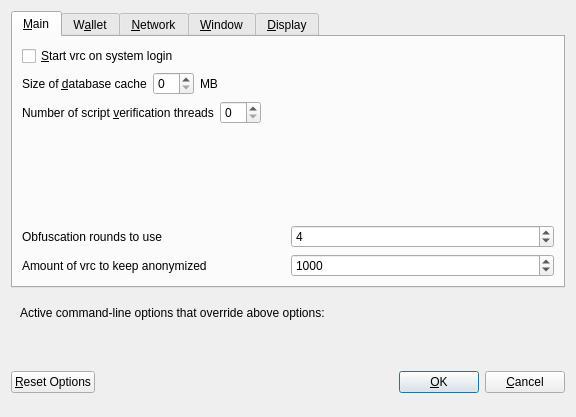
<?xml version="1.0" encoding="UTF-8"?>
<ui version="4.0">
 <class>OptionsDialog</class>
 <widget class="QDialog" name="OptionsDialog">
  <property name="geometry">
   <rect>
    <x>0</x>
    <y>0</y>
    <width>576</width>
    <height>417</height>
   </rect>
  </property>
  <property name="windowTitle">
   <string>Options</string>
  </property>
  <property name="modal">
   <bool>true</bool>
  </property>
  <layout class="QVBoxLayout" name="verticalLayout">
   <item>
    <widget class="QTabWidget" name="tabWidget">
     <property name="currentIndex">
      <number>0</number>
     </property>
     <widget class="QWidget" name="tabMain">
      <attribute name="title">
       <string>&amp;Main</string>
      </attribute>
      <layout class="QVBoxLayout" name="verticalLayout_Main">
       <item>
        <widget class="QCheckBox" name="bitcoinAtStartup">
         <property name="toolTip">
          <string>Automatically start vrc after logging in to the system.</string>
         </property>
         <property name="text">
          <string>&amp;Start vrc on system login</string>
         </property>
        </widget>
       </item>
       <item>
        <layout class="QHBoxLayout" name="horizontalLayout_2_Main">
         <item>
          <widget class="QLabel" name="databaseCacheLabel">
           <property name="text">
            <string>Size of &amp;database cache</string>
           </property>
           <property name="textFormat">
            <enum>Qt::PlainText</enum>
           </property>
           <property name="buddy">
            <cstring>databaseCache</cstring>
           </property>
          </widget>
         </item>
         <item>
          <widget class="QSpinBox" name="databaseCache"/>
         </item>
         <item>
          <widget class="QLabel" name="databaseCacheUnitLabel">
           <property name="text">
            <string>MB</string>
           </property>
           <property name="textFormat">
            <enum>Qt::PlainText</enum>
           </property>
          </widget>
         </item>
         <item>
          <spacer name="horizontalSpacer_2_Main">
           <property name="orientation">
            <enum>Qt::Horizontal</enum>
           </property>
           <property name="sizeHint" stdset="0">
            <size>
             <width>40</width>
             <height>20</height>
            </size>
           </property>
          </spacer>
         </item>
        </layout>
       </item>
       <item>
        <layout class="QHBoxLayout" name="horizontalLayout_3_Main">
         <item>
          <widget class="QLabel" name="threadsScriptVerifLabel">
           <property name="text">
            <string>Number of script &amp;verification threads</string>
           </property>
           <property name="textFormat">
            <enum>Qt::PlainText</enum>
           </property>
           <property name="buddy">
            <cstring>threadsScriptVerif</cstring>
           </property>
          </widget>
         </item>
         <item>
          <widget class="QSpinBox" name="threadsScriptVerif">
           <property name="toolTip">
            <string>(0 = auto, &lt;0 = leave that many cores free)</string>
           </property>
          </widget>
         </item>
         <item>
          <spacer name="horizontalSpacer_3_Main">
           <property name="orientation">
            <enum>Qt::Horizontal</enum>
           </property>
           <property name="sizeHint" stdset="0">
            <size>
             <width>40</width>
             <height>20</height>
            </size>
           </property>
          </spacer>
         </item>
        </layout>
       </item>
       <item>
        <spacer name="verticalSpacer_Main">
         <property name="orientation">
          <enum>Qt::Vertical</enum>
         </property>
         <property name="sizeHint" stdset="0">
          <size>
           <width>20</width>
           <height>40</height>
          </size>
         </property>
        </spacer>
       </item>
       <item>
        <layout class="QHBoxLayout" name="horizontalLayout_4_Main">
         <item>
          <widget class="QLabel" name="label">
           <property name="toolTip">
            <string>This setting determines the amount of individual masternodes that an input will be anonymized through.&lt;br/&gt;More rounds of anonymization gives a higher degree of privacy, but also costs more in fees.</string>
           </property>
           <property name="text">
            <string>Obfuscation rounds to use</string>
           </property>
          </widget>
         </item>
         <item>
          <widget class="QSpinBox" name="obfuscationRounds">
           <property name="minimum">
            <number>2</number>
           </property>
           <property name="maximum">
            <number>8</number>
           </property>
           <property name="value">
            <number>4</number>
           </property>
          </widget>
         </item>
        </layout>
       </item>
       <item>
        <layout class="QHBoxLayout" name="horizontalLayout">
         <item>
          <widget class="QLabel" name="label_2">
           <property name="toolTip">
            <string>This amount acts as a threshold to turn off Obfuscation once it's reached.</string>
           </property>
           <property name="statusTip">
            <string notr="true"/>
           </property>
           <property name="whatsThis">
            <string notr="true"/>
           </property>
           <property name="accessibleName">
            <string notr="true"/>
           </property>
           <property name="accessibleDescription">
            <string notr="true"/>
           </property>
           <property name="text">
            <string>Amount of vrc to keep anonymized</string>
           </property>
          </widget>
         </item>
         <item>
          <widget class="QSpinBox" name="anonymizevrc">
           <property name="minimum">
            <number>100</number>
           </property>
           <property name="maximum">
            <number>100000</number>
           </property>
           <property name="singleStep">
            <number>100</number>
           </property>
           <property name="value">
            <number>1000</number>
           </property>
          </widget>
         </item>
        </layout>
       </item>
      </layout>
     </widget>
     <widget class="QWidget" name="tabWallet">
      <attribute name="title">
       <string>W&amp;allet</string>
      </attribute>
      <layout class="QVBoxLayout" name="verticalLayout_Wallet">
       <item>
        <widget class="QGroupBox" name="groupBox">
         <property name="title">
          <string>Expert</string>
         </property>
         <layout class="QVBoxLayout" name="verticalLayout_2">
          <item>
           <widget class="QCheckBox" name="coinControlFeatures">
            <property name="toolTip">
             <string>Whether to show coin control features or not.</string>
            </property>
            <property name="text">
             <string>Enable coin &amp;control features</string>
            </property>
           </widget>
          </item>
          <item>
           <widget class="QCheckBox" name="showMasternodesTab">
            <property name="toolTip">
             <string>Show additional tab listing all your masternodes in first sub-tab&lt;br/&gt;and all masternodes on the network in second sub-tab.</string>
            </property>
            <property name="text">
             <string>Show Masternodes Tab</string>
            </property>
           </widget>
          </item>
          <item>
           <widget class="QCheckBox" name="spendZeroConfChange">
            <property name="toolTip">
             <string>If you disable the spending of unconfirmed change, the change from a transaction&lt;br/&gt;cannot be used until that transaction has at least one confirmation.&lt;br/&gt;This also affects how your balance is computed.</string>
            </property>
            <property name="text">
             <string>&amp;Spend unconfirmed change</string>
            </property>
           </widget>
          </item>
         </layout>
        </widget>
       </item>
       <item>
        <spacer name="verticalSpacer_Wallet">
         <property name="orientation">
          <enum>Qt::Vertical</enum>
         </property>
         <property name="sizeHint" stdset="0">
          <size>
           <width>20</width>
           <height>40</height>
          </size>
         </property>
        </spacer>
       </item>
      </layout>
     </widget>
     <widget class="QWidget" name="tabNetwork">
      <attribute name="title">
       <string>&amp;Network</string>
      </attribute>
      <layout class="QVBoxLayout" name="verticalLayout_Network">
       <item>
        <widget class="QCheckBox" name="mapPortUpnp">
         <property name="toolTip">
          <string>Automatically open the vrc client port on the router. This only works when your router supports UPnP and it is enabled.</string>
         </property>
         <property name="text">
          <string>Map port using &amp;UPnP</string>
         </property>
        </widget>
       </item>
       <item>
        <widget class="QCheckBox" name="allowIncoming">
         <property name="toolTip">
          <string>Accept connections from outside</string>
         </property>
         <property name="text">
          <string>Allow incoming connections</string>
         </property>
        </widget>
       </item>
       <item>
        <widget class="QCheckBox" name="connectSocks">
         <property name="toolTip">
          <string>Connect to the vrc network through a SOCKS5 proxy.</string>
         </property>
         <property name="text">
          <string>&amp;Connect through SOCKS5 proxy (default proxy):</string>
         </property>
        </widget>
       </item>
       <item>
        <layout class="QHBoxLayout" name="horizontalLayout_1_Network">
         <item>
          <widget class="QLabel" name="proxyIpLabel">
           <property name="text">
            <string>Proxy &amp;IP:</string>
           </property>
           <property name="textFormat">
            <enum>Qt::PlainText</enum>
           </property>
           <property name="buddy">
            <cstring>proxyIp</cstring>
           </property>
          </widget>
         </item>
         <item>
          <widget class="QValidatedLineEdit" name="proxyIp">
           <property name="minimumSize">
            <size>
             <width>140</width>
             <height>0</height>
            </size>
           </property>
           <property name="maximumSize">
            <size>
             <width>140</width>
             <height>16777215</height>
            </size>
           </property>
           <property name="toolTip">
            <string>IP address of the proxy (e.g. IPv4: 127.0.0.1 / IPv6: ::1)</string>
           </property>
          </widget>
         </item>
         <item>
          <widget class="QLabel" name="proxyPortLabel">
           <property name="text">
            <string>&amp;Port:</string>
           </property>
           <property name="textFormat">
            <enum>Qt::PlainText</enum>
           </property>
           <property name="buddy">
            <cstring>proxyPort</cstring>
           </property>
          </widget>
         </item>
         <item>
          <widget class="QLineEdit" name="proxyPort">
           <property name="minimumSize">
            <size>
             <width>55</width>
             <height>0</height>
            </size>
           </property>
           <property name="maximumSize">
            <size>
             <width>55</width>
             <height>16777215</height>
            </size>
           </property>
           <property name="toolTip">
            <string>Port of the proxy (e.g. 9050)</string>
           </property>
          </widget>
         </item>
         <item>
          <spacer name="horizontalSpacer_1_Network">
           <property name="orientation">
            <enum>Qt::Horizontal</enum>
           </property>
           <property name="sizeHint" stdset="0">
            <size>
             <width>40</width>
             <height>20</height>
            </size>
           </property>
          </spacer>
         </item>
        </layout>
       </item>
       <item>
        <spacer name="verticalSpacer_Network">
         <property name="orientation">
          <enum>Qt::Vertical</enum>
         </property>
         <property name="sizeHint" stdset="0">
          <size>
           <width>20</width>
           <height>40</height>
          </size>
         </property>
        </spacer>
       </item>
      </layout>
     </widget>
     <widget class="QWidget" name="tabWindow">
      <attribute name="title">
       <string>&amp;Window</string>
      </attribute>
      <layout class="QVBoxLayout" name="verticalLayout_Window">
       <item>
        <widget class="QCheckBox" name="minimizeToTray">
         <property name="toolTip">
          <string>Show only a tray icon after minimizing the window.</string>
         </property>
         <property name="text">
          <string>&amp;Minimize to the tray instead of the taskbar</string>
         </property>
        </widget>
       </item>
       <item>
        <widget class="QCheckBox" name="minimizeOnClose">
         <property name="toolTip">
          <string>Minimize instead of exit the application when the window is closed. When this option is enabled, the application will be closed only after selecting Quit in the menu.</string>
         </property>
         <property name="text">
          <string>M&amp;inimize on close</string>
         </property>
        </widget>
       </item>
       <item>
        <spacer name="verticalSpacer_Window">
         <property name="orientation">
          <enum>Qt::Vertical</enum>
         </property>
         <property name="sizeHint" stdset="0">
          <size>
           <width>20</width>
           <height>40</height>
          </size>
         </property>
        </spacer>
       </item>
      </layout>
     </widget>
     <widget class="QWidget" name="tabDisplay">
      <attribute name="title">
       <string>&amp;Display</string>
      </attribute>
      <layout class="QVBoxLayout" name="verticalLayout_Display">
       <item>
        <layout class="QHBoxLayout" name="horizontalLayout_1_Display">
         <item>
          <widget class="QLabel" name="langLabel">
           <property name="text">
            <string>User Interface &amp;language:</string>
           </property>
           <property name="textFormat">
            <enum>Qt::PlainText</enum>
           </property>
           <property name="buddy">
            <cstring>lang</cstring>
           </property>
          </widget>
         </item>
         <item>
          <widget class="QValueComboBox" name="lang">
           <property name="toolTip">
            <string>The user interface language can be set here. This setting will take effect after restarting vrc.</string>
           </property>
          </widget>
         </item>
        </layout>
       </item>
       <item>
        <widget class="QLabel" name="label_3">
         <property name="toolTip">
          <string notr="true"/>
         </property>
         <property name="statusTip">
          <string notr="true"/>
         </property>
         <property name="whatsThis">
          <string notr="true"/>
         </property>
         <property name="accessibleName">
          <string notr="true"/>
         </property>
         <property name="text">
          <string>Language missing or translation incomplete? Help contributing translations here:
https://www.transifex.com/vrccoin/vrccoin-translations</string>
         </property>
         <property name="wordWrap">
          <bool>true</bool>
         </property>
         <property name="openExternalLinks">
          <bool>true</bool>
         </property>
         <property name="textInteractionFlags">
          <set>Qt::TextBrowserInteraction</set>
         </property>
        </widget>
       </item>
       <item>
        <layout class="QHBoxLayout" name="horizontalLayout_4_Display" stretch="0,0">
         <item>
          <widget class="QLabel" name="themeLabel">
           <property name="text">
            <string>User Interface Theme:</string>
           </property>
          </widget>
         </item>
         <item>
          <widget class="QValueComboBox" name="theme"/>
         </item>
        </layout>
       </item>
       <item>
        <widget class="Line" name="line">
         <property name="orientation">
          <enum>Qt::Horizontal</enum>
         </property>
        </widget>
       </item>
       <item>
        <layout class="QHBoxLayout" name="horizontalLayout_2_Display">
         <item>
          <widget class="QLabel" name="unitLabel">
           <property name="text">
            <string>&amp;Unit to show amounts in:</string>
           </property>
           <property name="textFormat">
            <enum>Qt::PlainText</enum>
           </property>
           <property name="buddy">
            <cstring>unit</cstring>
           </property>
          </widget>
         </item>
         <item>
          <widget class="QValueComboBox" name="unit">
           <property name="toolTip">
            <string>Choose the default subdivision unit to show in the interface and when sending coins.</string>
           </property>
          </widget>
         </item>
        </layout>
       </item>
       <item>
        <layout class="QHBoxLayout" name="horizontalLayout_5_Display">
         <item>
          <widget class="QLabel" name="digitsLabel">
           <property name="text">
            <string>Decimal digits</string>
           </property>
          </widget>
         </item>
         <item>
          <widget class="QValueComboBox" name="digits"/>
         </item>
        </layout>
       </item>
       <item>
        <layout class="QHBoxLayout" name="horizontalLayout_3_Display">
         <item>
          <widget class="QLabel" name="thirdPartyTxUrlsLabel">
           <property name="toolTip">
            <string>Third party URLs (e.g. a block explorer) that appear in the transactions tab as context menu items. %s in the URL is replaced by transaction hash. Multiple URLs are separated by vertical bar |.</string>
           </property>
           <property name="text">
            <string>Third party transaction URLs</string>
           </property>
           <property name="buddy">
            <cstring>thirdPartyTxUrls</cstring>
           </property>
          </widget>
         </item>
         <item>
          <widget class="QLineEdit" name="thirdPartyTxUrls">
           <property name="toolTip">
            <string>Third party URLs (e.g. a block explorer) that appear in the transactions tab as context menu items. %s in the URL is replaced by transaction hash. Multiple URLs are separated by vertical bar |.</string>
           </property>
          </widget>
         </item>
        </layout>
       </item>
       <item>
        <spacer name="verticalSpacer">
         <property name="orientation">
          <enum>Qt::Vertical</enum>
         </property>
         <property name="sizeHint" stdset="0">
          <size>
           <width>20</width>
           <height>40</height>
          </size>
         </property>
        </spacer>
       </item>
      </layout>
     </widget>
    </widget>
   </item>
   <item>
    <widget class="QFrame" name="frame">
     <layout class="QVBoxLayout" name="verticalLayout_Bottom">
      <item>
       <layout class="QHBoxLayout" name="horizontalLayout_Bottom">
        <item>
         <widget class="QLabel" name="overriddenByCommandLineInfoLabel">
          <property name="text">
           <string>Active command-line options that override above options:</string>
          </property>
          <property name="textFormat">
           <enum>Qt::PlainText</enum>
          </property>
         </widget>
        </item>
        <item>
         <spacer name="horizontalSpacer_Bottom">
          <property name="orientation">
           <enum>Qt::Horizontal</enum>
          </property>
          <property name="sizeHint" stdset="0">
           <size>
            <width>40</width>
            <height>20</height>
           </size>
          </property>
         </spacer>
        </item>
       </layout>
      </item>
      <item>
       <widget class="QLabel" name="overriddenByCommandLineLabel">
        <property name="text">
         <string/>
        </property>
        <property name="textFormat">
         <enum>Qt::PlainText</enum>
        </property>
        <property name="wordWrap">
         <bool>true</bool>
        </property>
       </widget>
      </item>
     </layout>
    </widget>
   </item>
   <item>
    <layout class="QHBoxLayout" name="horizontalLayout_Buttons">
     <item>
      <widget class="QPushButton" name="resetButton">
       <property name="toolTip">
        <string>Reset all client options to default.</string>
       </property>
       <property name="text">
        <string>&amp;Reset Options</string>
       </property>
       <property name="autoDefault">
        <bool>false</bool>
       </property>
      </widget>
     </item>
     <item>
      <spacer name="horizontalSpacer_1">
       <property name="orientation">
        <enum>Qt::Horizontal</enum>
       </property>
       <property name="sizeHint" stdset="0">
        <size>
         <width>40</width>
         <height>48</height>
        </size>
       </property>
      </spacer>
     </item>
     <item>
      <widget class="QLabel" name="statusLabel">
       <property name="minimumSize">
        <size>
         <width>200</width>
         <height>0</height>
        </size>
       </property>
       <property name="font">
        <font>
         <weight>75</weight>
         <bold>true</bold>
        </font>
       </property>
       <property name="text">
        <string/>
       </property>
       <property name="textFormat">
        <enum>Qt::PlainText</enum>
       </property>
       <property name="wordWrap">
        <bool>true</bool>
       </property>
      </widget>
     </item>
     <item>
      <spacer name="horizontalSpacer_2">
       <property name="orientation">
        <enum>Qt::Horizontal</enum>
       </property>
       <property name="sizeHint" stdset="0">
        <size>
         <width>40</width>
         <height>48</height>
        </size>
       </property>
      </spacer>
     </item>
     <item>
      <widget class="QPushButton" name="okButton">
       <property name="text">
        <string>&amp;OK</string>
       </property>
       <property name="autoDefault">
        <bool>false</bool>
       </property>
       <property name="default">
        <bool>true</bool>
       </property>
      </widget>
     </item>
     <item>
      <widget class="QPushButton" name="cancelButton">
       <property name="text">
        <string>&amp;Cancel</string>
       </property>
       <property name="autoDefault">
        <bool>false</bool>
       </property>
      </widget>
     </item>
    </layout>
   </item>
  </layout>
 </widget>
 <customwidgets>
  <customwidget>
   <class>QValidatedLineEdit</class>
   <extends>QLineEdit</extends>
   <header>qvalidatedlineedit.h</header>
  </customwidget>
  <customwidget>
   <class>QValueComboBox</class>
   <extends>QComboBox</extends>
   <header>qvaluecombobox.h</header>
  </customwidget>
 </customwidgets>
 <resources/>
 <connections/>
</ui>
